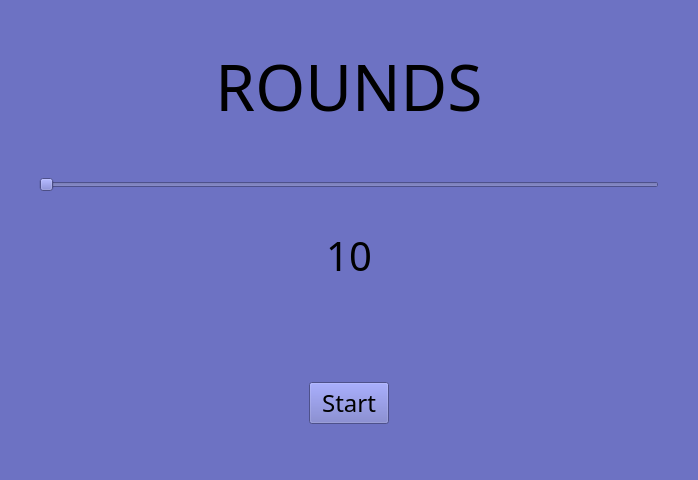
<?xml version="1.0" encoding="UTF-8"?>
<ui version="4.0">
 <class>MainWindow</class>
 <widget class="QMainWindow" name="MainWindow">
  <property name="geometry">
   <rect>
    <x>0</x>
    <y>0</y>
    <width>693</width>
    <height>480</height>
   </rect>
  </property>
  <property name="windowTitle">
   <string>MainWindow</string>
  </property>
  <property name="autoFillBackground">
   <bool>false</bool>
  </property>
  <property name="styleSheet">
   <string notr="true">background-color: rgb(109, 114, 195);</string>
  </property>
  <widget class="QWidget" name="centralwidget">
   <layout class="QVBoxLayout" name="verticalLayout">
    <property name="leftMargin">
     <number>9</number>
    </property>
    <property name="bottomMargin">
     <number>0</number>
    </property>
    <item>
     <widget class="QWidget" name="widget" native="true">
      <property name="enabled">
       <bool>true</bool>
      </property>
      <property name="layoutDirection">
       <enum>Qt::LayoutDirection::LeftToRight</enum>
      </property>
      <layout class="QVBoxLayout" name="verticalLayout_2">
       <item>
        <widget class="QLabel" name="selectLabel">
         <property name="font">
          <font>
           <family>Tempus Sans ITC</family>
           <pointsize>48</pointsize>
          </font>
         </property>
         <property name="text">
          <string>ROUNDS</string>
         </property>
         <property name="alignment">
          <set>Qt::AlignmentFlag::AlignCenter</set>
         </property>
        </widget>
       </item>
      </layout>
     </widget>
    </item>
    <item>
     <widget class="QWidget" name="widget_3" native="true">
      <layout class="QVBoxLayout" name="verticalLayout_3">
       <property name="leftMargin">
        <number>30</number>
       </property>
       <property name="rightMargin">
        <number>30</number>
       </property>
       <item>
        <widget class="QSlider" name="horizontalSlider">
         <property name="cursor">
          <cursorShape>PointingHandCursor</cursorShape>
         </property>
         <property name="minimum">
          <number>10</number>
         </property>
         <property name="maximum">
          <number>50</number>
         </property>
         <property name="singleStep">
          <number>5</number>
         </property>
         <property name="pageStep">
          <number>5</number>
         </property>
         <property name="orientation">
          <enum>Qt::Orientation::Horizontal</enum>
         </property>
         <property name="tickInterval">
          <number>5</number>
         </property>
        </widget>
       </item>
       <item>
        <widget class="QLabel" name="label">
         <property name="font">
          <font>
           <family>Tempus Sans ITC</family>
           <pointsize>30</pointsize>
          </font>
         </property>
         <property name="text">
          <string>10</string>
         </property>
         <property name="alignment">
          <set>Qt::AlignmentFlag::AlignCenter</set>
         </property>
        </widget>
       </item>
      </layout>
     </widget>
    </item>
    <item>
     <widget class="QWidget" name="widget_2" native="true">
      <property name="layoutDirection">
       <enum>Qt::LayoutDirection::RightToLeft</enum>
      </property>
      <layout class="QHBoxLayout" name="horizontalLayout_4" stretch="0">
       <property name="leftMargin">
        <number>300</number>
       </property>
       <property name="rightMargin">
        <number>300</number>
       </property>
       <item>
        <widget class="QPushButton" name="pushButton">
         <property name="font">
          <font>
           <family>Tempus Sans ITC</family>
           <pointsize>18</pointsize>
          </font>
         </property>
         <property name="cursor">
          <cursorShape>PointingHandCursor</cursorShape>
         </property>
         <property name="text">
          <string>Start</string>
         </property>
        </widget>
       </item>
      </layout>
     </widget>
    </item>
   </layout>
  </widget>
 </widget>
 <resources/>
 <connections/>
</ui>
